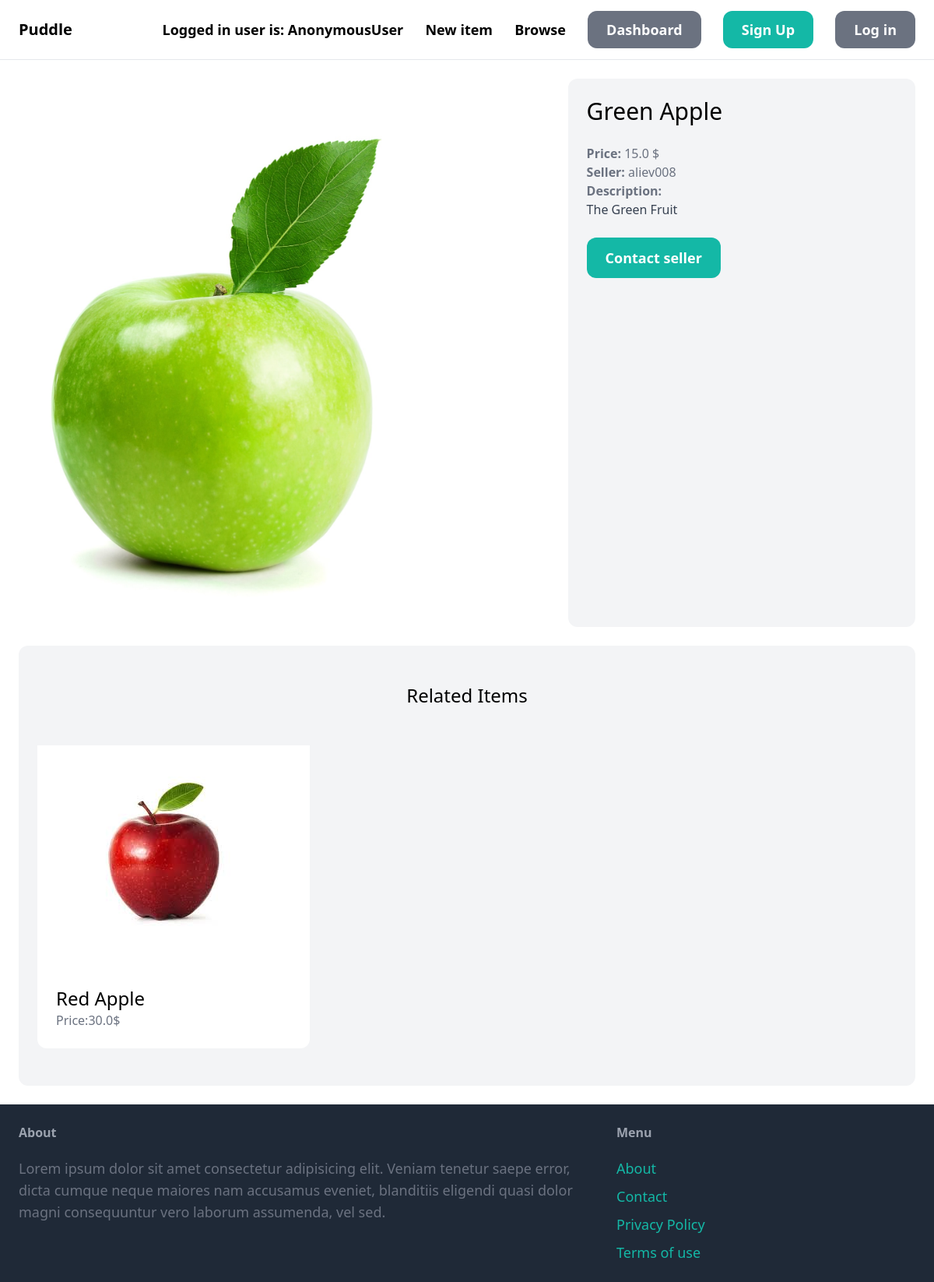
Page /items/4/ on the committed database.
### item/models.py (models this page shows, shortened)
class Item(models.Model):
    category = models.ForeignKey(Category, related_name='items', on_delete=models.CASCADE)
    name = models.CharField(max_length=255)
    description = models.TextField(blank=True, null=True)
    price = models.FloatField()
    image = models.ImageField(upload_to='item_images', blank=True, null=True)
    is_sold = models.BooleanField(default=False)
    created_by = models.ForeignKey(User, related_name='items', on_delete=models.CASCADE)
    created_at = models.DateTimeField(auto_now_add=True)
    class Meta:
        ordering = ("name",)

### item/views.py (the view)
# urls.py: path('<int:pk>', views.detail, name='detail')
def detail(request, pk):
    item = get_object_or_404(Item, pk=pk)
    related_items = Item.objects.filter(category=item.category, is_sold=False).exclude(pk=pk)[0:3]
    return render(request, 'item/detail.html', {
        'item': item,
        'related_items': related_items,
    })

### item/templates/item/detail.html (shortened to what this page needs)
{% extends 'core/base.html' %}
{% block content %}
<div class="grid grid-cols-5 gap-6">
    <div class="col-span-3 max-w-[500px]">
        <img src="{{item.image.url}}" class="rounded-xl w-full object-contain">
    </div>
    <div class="col-span-2 p-6 bg-gray-100 rounded-xl">
        <h1 class="mb-6 text-3xl">{{item.name}}</h1>
        <p class="text-gray-500"><strong>Price: </strong>{{item.price}} $</p>
        <p class="text-gray-500"><strong>Seller: </strong>{{item.created_by.username}}</p>
        {% if item.description %}
        <p class="text-gray-700"><strong class="text-gray-500">Description: </strong></br>
            {{item.description}}
        </p>
        {% endif %}
        {% if request.user == item.created_by %}
        <div class="mt-6 p-6 bg-white rounded-xl">
            <p>This is your item!</p>
            <a href="{% url 'item:edit' item.id %}"
            class="inline-block mt-6 px-6 py-3 text-lg font-semibold bg-teal-500 text-white rounded-xl">Edit</a>
            <a href="{% url 'item:delete' item.id %}"
            class="inline-block mt-6 px-6 py-3 text-lg font-semibold bg-red-500 text-white rounded-xl">Delete</a>
        </div>
        {% else %}
        <a href="{% url 'conversation:new' item.id%}"
        class="inline-block mt-6 px-6 py-3 text-lg font-semibold bg-teal-500 text-white rounded-xl hover:bg-teal-700">Contact
        seller</a>
        {% endif %}
    </div>
</div>
<div class="mt-6 px-6 py-12 bg-gray-100 rounded-xl">
    <h2 class="mb-12 text-2xl text-center">Related Items</h2>
    <div class="grid grid-cols-3 gap-3">
        {% for item in related_items %}
        <div class="max-w-[350px]">
            <a href="{% url 'item:detail' item.id%}">
                <div class="max-h-200 bg-white p-10">
                    <img src="{{item.image.url}}" alt="item_{{item.name}}" class="rounded-t-xl object-contain">
                </div>
                <div class="p-6 bg-white rounded-b-xl">
                    <h2 class="text-2xl"> {{item.name}}</h2>
                    <p class="text-gray-500">Price:{{item.price}}$</p>
                </div>
            </a>
        </div>
        {% endfor %}
    </div>
</div>
{% endblock %}

### rows in the picture
Item: image (picture), name "Green Apple", price "15.0", created_by.username "aliev008", description "The Green Fruit"
Item: image (picture), name "Red Apple", price "30.0"

### other values in the picture
{{ request.user }} "AnonymousUser"
